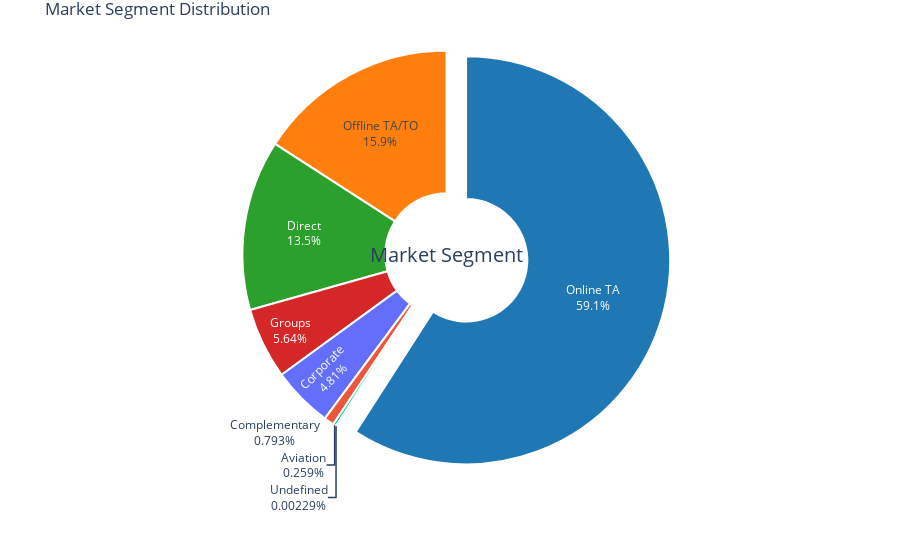

Notebook source saved alongside this figure:
### Code cell
value_counts = df["market_segment"].value_counts()

figure = px.pie(names = value_counts.index ,
               values = value_counts.values,
               hole = 0.3)
figure.update_traces(
    textinfo = "percent+label",
    pull = [0.1,0],
    marker = dict (colors=['#1f77b4', '#ff7f0e', '#2ca02c', '#d62728'], line=dict(color='white', width=2))
)
figure.update_layout(
    title="Market Segment Distribution",
    showlegend=False,  # Hide legend
    annotations=[
        dict(text='Market Segment', x=0.5, y=0.5, font_size=20, showarrow=False)
    ],
    margin=dict(l=0, r=0, t=30, b=0),  # Adjust margin for title and labels
)

figure.show()

### Figure 1 — Plotly figure (JSON) as saved in the notebook; plotly's stock layout.template omitted (floating-point values rounded to 4 significant figures)
{"data": [{"domain": {"x": [0, 1], "y": [0, 1]}, "hole": 0.3, "hovertemplate": "label=%{label}<br>value=%{value}<extra></extra>", "labels": ["Online TA", "Offline TA/TO", "Direct", "Groups", "Corporate", "Complementary", "Aviation", "Undefined"], "legendgroup": "", "marker": {"colors": ["#1f77b4", "#ff7f0e", "#2ca02c", "#d62728"], "line": {"color": "white", "width": 2}}, "name": "", "pull": [0.1, 0], "showlegend": true, "textinfo": "percent+label", "type": "pie", "values": [51553, 13855, 11780, 4922, 4200, 692, 226, 2]}], "layout": {"annotations": [{"font": {"size": 20}, "showarrow": false, "text": "Market Segment", "x": 0.5, "y": 0.5}], "legend": {"tracegroupgap": 0}, "margin": {"b": 0, "l": 0, "r": 0, "t": 30}, "showlegend": false, "title": {"text": "Market Segment Distribution"}}}
